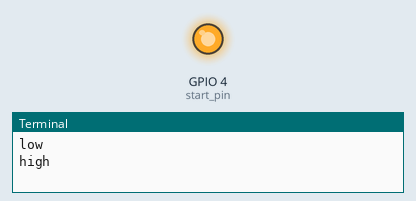
This program was run on a simulated Raspberry Pi (BCM pin numbers). Shown: output pins drawn as LEDs (lit = HIGH), the last lines printed to the terminal.

Above: at 7.5 s.
At 12.5 s:
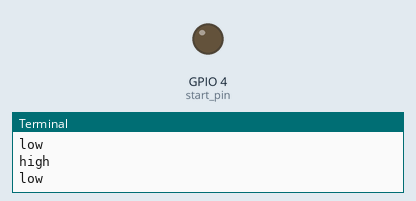
Timing chart, 0 to 18.0 s (numbered marks = the images above):
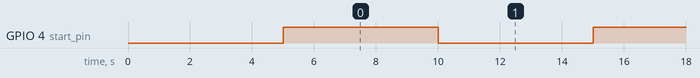

The program:

start.py
```python
import RPi.GPIO as GPIO
import time

start_pin = 4  # 17

GPIO.setwarnings(False)
GPIO.setmode(GPIO.BCM)#
GPIO.setup(start_pin, GPIO.OUT, initial=GPIO.LOW)
print("low")
time.sleep(5)

try:
    while True:
        GPIO.output(start_pin, GPIO.HIGH)
        print("high")
        time.sleep(5)
        GPIO.output(start_pin, GPIO.LOW)
        print("low")
        time.sleep(5)
finally:
    GPIO.cleanup()
```

Measured:
- by itself, GPIO 4 (start_pin): alternates HIGH for 5.0 s and LOW for 5.0 s
